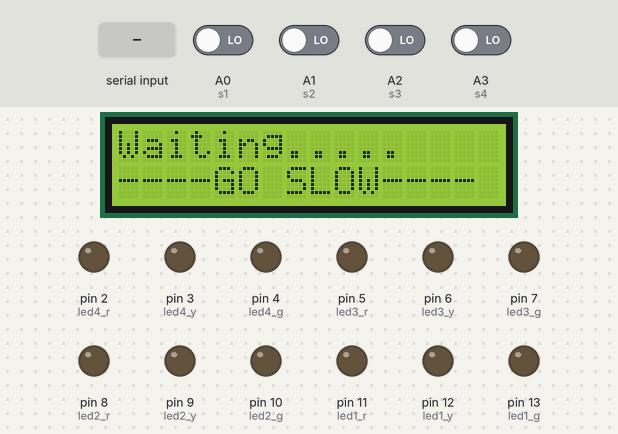
This sketch was run on a simulated Arduino Uno, built with avr-gcc and run on an emulated ATmega328P. On the bench: 16×2 character LCD, output pins drawn as LEDs (lit = HIGH). The inputs (shaded band) are chosen by the test bench; at power-on: A0 (s1), A1 (s2), A2 (s3), A3 (s4) LOW. What the sketch prints to the serial monitor is not drawn.

Above: at 1.2 s.
1.3 s: "GREEN1\n" received over Serial
At 2.0 s:
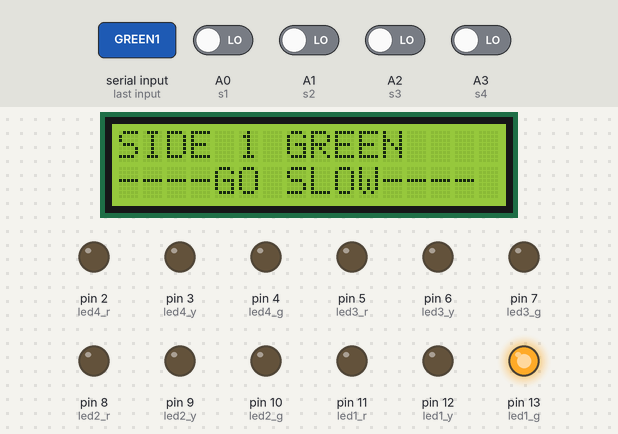
2.8 s: A1 (s2) driven HIGH
At 3.1 s:
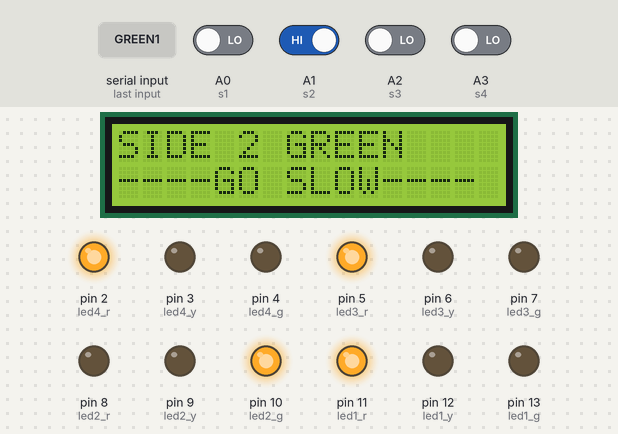
4.3 s: A1 (s2) driven LOW and A2 (s3) driven HIGH
7.3 s: A0 (s1) driven HIGH
At 8.6 s:
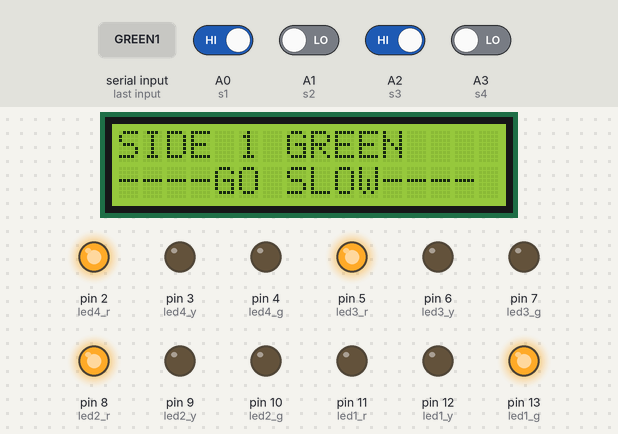
9.3 s: A0 (s1) driven LOW and A3 (s4) driven HIGH
12.3 s: A2 (s3) driven LOW
At 14.1 s:
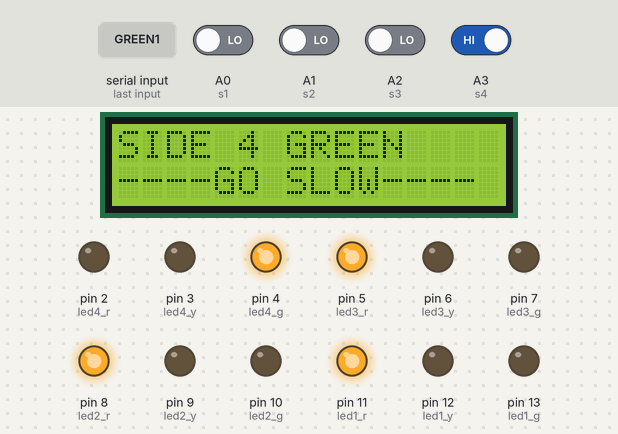
Timing chart, 0 to 15.3 s (numbered marks = the images above; inputs shaded):
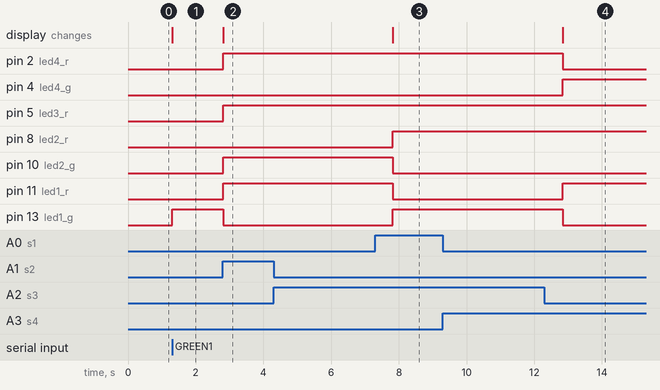

The sketch:

arduino_ml_4_way1.ino
```cpp
#include <Arduino.h>
#include <Wire.h>
#include <LiquidCrystal_I2C.h> //This library you can add via Include Library > Manage Library >
LiquidCrystal_I2C lcd(0x27, 16,2);
#define led1_g 13
#define led1_y 12
#define led1_r 11

#define led2_g 10
#define led2_y 9
#define led2_r 8

#define led3_g 7
#define led3_y 6
#define led3_r 5

#define led4_g 4
#define led4_y 3
#define led4_r 2

#define s1 A0
#define s2 A1
#define s3 A2
#define s4 A3

String inputString = "";         // a String to hold incoming data
boolean stringComplete = false;  // whether the string is complete
int swt1=0,swt2=0,swt3=0,swt4=0;
void setup()
{
  //initialize serial:
  Serial.begin(115200);
  //reserve 200 bytes for the inputString:
  inputString.reserve(200);
  lcd.init();   // initializing the LCD
  lcd.backlight(); // Enable or Turn On the backlight
  lcd.clear();
  lcd.setCursor(0, 0);
  lcd.print("Waiting..... ");
  lcd.setCursor(0, 1);
  lcd.print("----GO SLOW----");
  pinMode(s1,INPUT);
  pinMode(s2,INPUT);
  pinMode(s3,INPUT);
  pinMode(s4,INPUT);
  pinMode(led1_g,OUTPUT);
  pinMode(led1_y,OUTPUT);
  pinMode(led1_r,OUTPUT);

  pinMode(led2_g,OUTPUT);
  pinMode(led2_y,OUTPUT);
  pinMode(led2_r,OUTPUT);

  pinMode(led3_g,OUTPUT);
  pinMode(led3_y,OUTPUT);
  pinMode(led3_r,OUTPUT);

  pinMode(led4_g,OUTPUT);
  pinMode(led4_y,OUTPUT);
  pinMode(led4_r,OUTPUT);
}

void loop()
{
 swt1=digitalRead(s1);
 swt2=digitalRead(s2);
 swt3=digitalRead(s3);
 swt4=digitalRead(s4);
 if(swt1==HIGH)
 {
   lcd.setCursor(0, 0);
   lcd.print("SIDE 1 GREEN ");
   digitalWrite(led1_g,HIGH);
   digitalWrite(led1_y,LOW);
   digitalWrite(led1_r,LOW);
   digitalWrite(led2_g,LOW);
   digitalWrite(led2_y,LOW);
   digitalWrite(led2_r,HIGH);
   digitalWrite(led3_g,LOW);
   digitalWrite(led3_y,LOW);
   digitalWrite(led3_r,HIGH);
   digitalWrite(led4_g,LOW);
   digitalWrite(led4_y,LOW);
   digitalWrite(led4_r,HIGH);
   delay(5000);
 }
 else if(swt2==HIGH)
 {
   lcd.setCursor(0, 0);
   lcd.print("SIDE 2 GREEN ");
   digitalWrite(led1_g,LOW);
   digitalWrite(led1_y,LOW);
   digitalWrite(led1_r,HIGH);
   digitalWrite(led2_g,HIGH);
   digitalWrite(led2_y,LOW);
   digitalWrite(led2_r,LOW);
   digitalWrite(led3_g,LOW);
   digitalWrite(led3_y,LOW);
   digitalWrite(led3_r,HIGH);
   digitalWrite(led4_g,LOW);
   digitalWrite(led4_y,LOW);
   digitalWrite(led4_r,HIGH);
   delay(5000);
 }
 else if(swt3==HIGH)
 {
   lcd.setCursor(0, 0);
   lcd.print("SIDE 3 GREEN ");
   digitalWrite(led1_g,LOW);
   digitalWrite(led1_y,LOW);
   digitalWrite(led1_r,HIGH);

   digitalWrite(led2_g,LOW);
   digitalWrite(led2_y,LOW);
   digitalWrite(led2_r,HIGH);

   digitalWrite(led3_g,HIGH);
   digitalWrite(led3_y,LOW);
   digitalWrite(led3_r,LOW);

   digitalWrite(led4_g,LOW);
   digitalWrite(led4_y,LOW);
   digitalWrite(led4_r,HIGH);
   delay(5000);
 }
 else if(swt4==HIGH)
 {
   lcd.setCursor(0, 0);
   lcd.print("SIDE 4 GREEN ");
   digitalWrite(led1_g,LOW);
   digitalWrite(led1_y,LOW);
   digitalWrite(led1_r,HIGH);

   digitalWrite(led2_g,LOW);
   digitalWrite(led2_y,LOW);
   digitalWrite(led2_r,HIGH);

   digitalWrite(led3_g,LOW);
   digitalWrite(led3_y,LOW);
   digitalWrite(led3_r,HIGH);

   digitalWrite(led4_g,HIGH);
   digitalWrite(led4_y,LOW);
   digitalWrite(led4_r,LOW);
   delay(5000);
 }
 else
 {
  while (Serial.available() > 0)
  {
   char inChar = (char)Serial.read();
   if(inChar == '\n')
   {
    stringComplete = true;
   }
   else
   {
    inputString += inChar;
   }
  }

  if(stringComplete)
  {
    Serial.println(inputString);
    if(inputString.indexOf("RED1") != -1)
    {
      digitalWrite(led1_g,LOW);
      digitalWrite(led1_y,LOW);
      digitalWrite(led1_r,HIGH);
    }
    if(inputString.indexOf("RED2") != -1)
    {
      digitalWrite(led2_g,LOW);
      digitalWrite(led2_y,LOW);
      digitalWrite(led2_r,HIGH);
    }
    if(inputString.indexOf("RED3") != -1)
    {
      digitalWrite(led3_g,LOW);
      digitalWrite(led3_y,LOW);
      digitalWrite(led3_r,HIGH);
     }

    if(inputString.indexOf("RED4") != -1)
     {
       digitalWrite(led4_g,LOW);
       digitalWrite(led4_y,LOW);
       digitalWrite(led4_r,HIGH);
     }

    if(inputString.indexOf("GREEN1") != -1)
    {
      lcd.setCursor(0, 0);
      lcd.print("SIDE 1 GREEN ");
       digitalWrite(led1_g,HIGH);
       digitalWrite(led1_y,LOW);
       digitalWrite(led1_r,LOW);
    }

    if(inputString.indexOf("GREEN2") != -1)
    {
        lcd.setCursor(0, 0);
        lcd.print("SIDE 2 GREEN ");
        digitalWrite(led2_g,HIGH);
        digitalWrite(led2_y,LOW);
        digitalWrite(led2_r,LOW);
    }

   if(inputString.indexOf("GREEN3") != -1)
   {
        lcd.setCursor(0, 0);
        lcd.print("SIDE 3 GREEN ");
        digitalWrite(led3_g,HIGH);
        digitalWrite(led3_y,LOW);
        digitalWrite(led3_r,LOW);
    }

   if(inputString.indexOf("GREEN4") != -1)
   {
        lcd.setCursor(0, 0);
        lcd.print("SIDE 4 GREEN ");
        digitalWrite(led4_g,HIGH);
        digitalWrite(led4_y,LOW);
        digitalWrite(led4_r,LOW);
    }


    if(inputString.indexOf("YELLOW1") != -1)
    {
        digitalWrite(led1_g,LOW);
        digitalWrite(led1_y,HIGH);
        digitalWrite(led1_r,LOW);
    }
    if(inputString.indexOf("YELLOW2") != -1)
    {
      digitalWrite(led2_g,LOW);
      digitalWrite(led2_y,HIGH);
      digitalWrite(led2_r,LOW);
    }

    if(inputString.indexOf("YELLOW3") != -1)
    {
      digitalWrite(led3_g,LOW);
      digitalWrite(led3_y,HIGH);
      digitalWrite(led3_r,LOW);
    }

    if(inputString.indexOf("YELLOW4") != -1)
    {
      digitalWrite(led4_g,LOW);
      digitalWrite(led4_y,HIGH);
      digitalWrite(led4_r,LOW);
    }

    if(inputString.indexOf("OFFALL") != -1)
    {
     digitalWrite(led1_g,LOW);
     digitalWrite(led1_y,LOW);
     digitalWrite(led1_r,LOW);
     digitalWrite(led2_g,LOW);
     digitalWrite(led2_y,LOW);
     digitalWrite(led2_r,LOW);

     digitalWrite(led3_g,LOW);
     digitalWrite(led3_y,LOW);
     digitalWrite(led3_r,LOW);
     digitalWrite(led4_g,LOW);
     digitalWrite(led4_y,LOW);
     digitalWrite(led4_r,LOW);
    }

    stringComplete = false;
    inputString = "";
  }
 }
}
```

Measured:
- after the input at 1.3 s, pin 13 (led1_g): LOW → HIGH at once; the display: changes at once (image 1)
- after the input at 2.8 s, pin 2 (led4_r), pin 5 (led3_r), pin 10 (led2_g), pin 11 (led1_r): LOW → HIGH at once; pin 13 (led1_g): HIGH → LOW at once; the display: changes at once (image 2)
- after the input at 4.3 s, every drawn part: stays the same
- after the input at 7.3 s, pin 5 (led3_r): stays HIGH (without the input it goes to LOW after 0.53 s); pin 7 (led3_g): stays LOW (without the input it goes to HIGH after 0.53 s); pin 11 (led1_r): HIGH → LOW after 0.53 s; pin 13 (led1_g): LOW → HIGH after 0.53 s; the display: changes after 0.53 s (image 3)
- after the input at 9.3 s, every drawn part: stays the same
- after the input at 12.3 s, pin 2 (led4_r): HIGH → LOW after 0.54 s; pin 4 (led4_g): LOW → HIGH after 0.54 s; pin 5 (led3_r): stays HIGH (without the input it goes to LOW after 0.54 s); pin 7 (led3_g): stays LOW (without the input it goes to HIGH after 0.54 s); the display: changes after 0.54 s (image 4)
